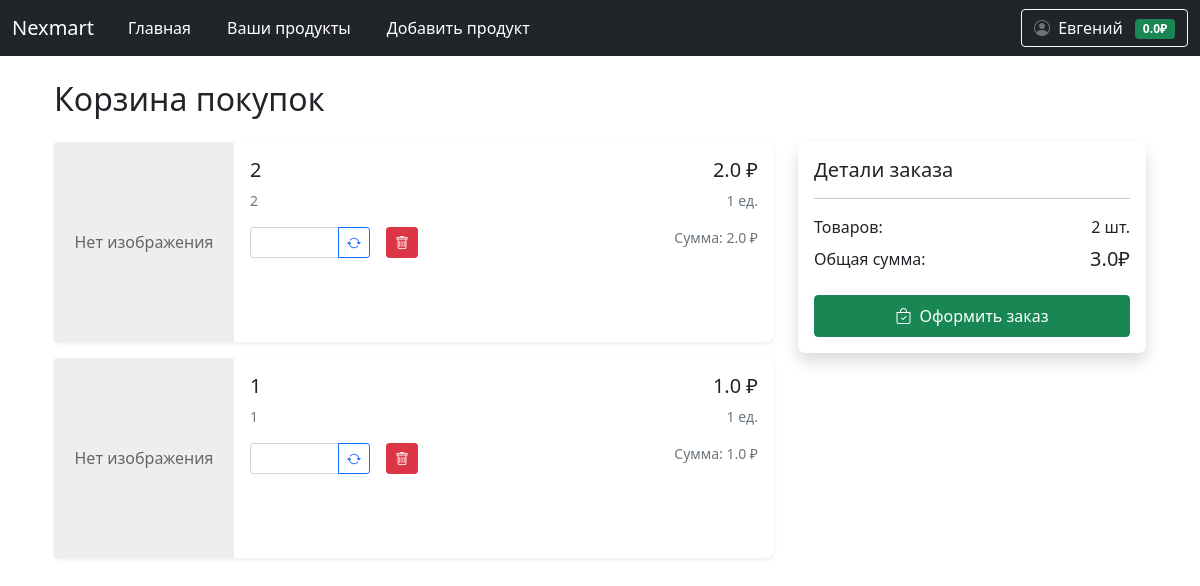
Page /user/cart (signed in) on the committed database.
### data/user.py (models this page shows, shortened)
class User(SqlAlchemyBase, UserMixin):
    __tablename__ = 'users'
    id = Column(Integer, primary_key=True, autoincrement=True)
    email = Column(String, unique=True, nullable=False)
    hashed_password = Column(String, nullable=False)
    surname = Column(String, nullable=False)
    name = Column(String, nullable=False)
    modified_date = Column(DateTime)
    balance = Column(Float, default=0.0, nullable=False)
    products = relationship("Product", back_populates="user")

### data/order.py (models this page shows)
class OrderItem(SqlAlchemyBase):
    __tablename__ = 'order_items'
    id = sqlalchemy.Column(sqlalchemy.Integer, primary_key=True, autoincrement=True)
    user_id = sqlalchemy.Column(sqlalchemy.Integer, sqlalchemy.ForeignKey("users.id"))
    product_id = sqlalchemy.Column(sqlalchemy.Integer, sqlalchemy.ForeignKey("products.id"))
    amount = sqlalchemy.Column(sqlalchemy.Integer, default=1)
    is_in_order = sqlalchemy.Column(sqlalchemy.Boolean, default=False)
    order_id = sqlalchemy.Column(sqlalchemy.Integer, sqlalchemy.ForeignKey("orders.id"), nullable=True)
    user = orm.relationship('User')
    product = orm.relationship('Product')
    order = orm.relationship('Order', back_populates='items')

### data/product.py (models this page shows)
class Product(SqlAlchemyBase):
    __tablename__ = 'products'
    id = sqlalchemy.Column(sqlalchemy.Integer, primary_key=True, autoincrement=True)
    name = sqlalchemy.Column(sqlalchemy.String, nullable=False)
    price = sqlalchemy.Column(sqlalchemy.Float, nullable=False)
    description = sqlalchemy.Column(sqlalchemy.Text)
    created_date = sqlalchemy.Column(sqlalchemy.DateTime, default=datetime.datetime.now)
    open = sqlalchemy.Column(sqlalchemy.Boolean)  # открыт ли продукт для общего доступа
    amount_available = sqlalchemy.Column(sqlalchemy.Integer)  # сколько есть продукта для продажи
    amount_sell = sqlalchemy.Column(sqlalchemy.Integer)  # сколько продано для статистики
    image = sqlalchemy.Column(sqlalchemy.String)
    user_id = sqlalchemy.Column(sqlalchemy.Integer, sqlalchemy.ForeignKey('users.id'))
    user = sqlalchemy.orm.relationship('User', back_populates='products')

### main.py (the view)
@app.route('/user/cart')
@login_required
def cart():
    db_sess = db_session.create_session()
    order_item = db_sess.query(OrderItem).filter(current_user.id == OrderItem.user_id).all()
    product_amount_sum = sum([i.amount for i in order_item])
    product_price_sum = sum([i.amount * i.product.price for i in order_item])
    return render_template('cart.html', products=order_item,
                           product_amount_sum=product_amount_sum, product_price_sum=product_price_sum)

### data/db_session.py (called while the page is built)
def create_session() -> Session:
    global __factory
    return __factory()

### main.py (called while the page is built)
@login_manager.user_loader
def load_user(user_id):
    db_sess = db_session.create_session()
    return db_sess.query(User).get(user_id)

### templates/cart.html (shortened to what this page needs)
{% extends "base.html" %}
{% block content %}
<div class="container">
    <h2 class="mb-4">Корзина покупок</h2>
    {% if products %}
    <div class="row mb-4">
        <div class="col-lg-8">
            {% for item in products %}
            <div class="card mb-3">
                <div class="row g-0">
                    <div class="col-md-3">
                        {% if item.product.image %}
                        <img src="{{ url_for('static', filename='upload/' + item.product.image) }}"
                             class="card-img-top product-image"
                             alt="{{ item.product.name }}">
                        {% else %}
                        <div class="card-img-top no-image">Нет изображения</div>
                        {% endif %}
                    </div>
                    <div class="col-md-6">
                        <div class="card-body">
                            <h5 class="card-title">{{ item.product.name }}</h5>
                            <p class="card-text text-muted small">{{ item.product.description|truncate(100) }}</p>
                            <div class="d-flex align-items-center">
                                <form method="POST" action="/user/cart/update/{{ item.product.id }}"
                                      class="me-3">
                                    <div class="input-group input-group-sm" style="width: 120px;">
                                        <input type="number"
                                               name="amount"
                                               class="form-control"
                                               value="{{ item.product.amount }}"
                                               min="1"
                                               max="{{ item.product.amount_available }}">
                                        <button type="submit" class="btn btn-outline-primary">
                                            <i class="bi bi-arrow-repeat"></i>
                                        </button>
                                    </div>
                                </form>
                                <form method="POST"
                                      action="">
                                    <a href="/user/cart/delete/{{item.id}}" class="btn btn-danger btn-sm">
                                        <i class="bi bi-trash"></i>
                                    </a>
                                </form>
                            </div>
                        </div>
                    </div>
                    <div class="col-md-3">
                        <div class="card-body text-end">
                            <p class="card-text h5">{{ item.product.price }} ₽</p>
                            <p class="text-muted small">{{item.amount}} ед.</p>
                            <p class="text-muted small">Сумма: {{ item.product.price * item.amount}} ₽</p>
                        </div>
                    </div>
                </div>
            </div>
            {% endfor %}
        </div>
        <div class="col-lg-4">
            <div class="card shadow">
                <div class="card-body">
                    <h5 class="card-title mb-3">Детали заказа</h5>
                    <hr>
                    <div class="d-flex justify-content-between mb-2">
                        <span>Товаров:</span>
                        <span>{{ product_amount_sum }} шт.</span>
                    </div>
                    <div class="d-flex justify-content-between mb-3">
                        <span>Общая сумма:</span>
                        <span class="h5">{{ product_price_sum }}₽</span>
                    </div>
                    <a href="/user/checkout" class="btn btn-success w-100 py-2">
                        <i class="bi bi-bag-check me-2"></i>Оформить заказ
                    </a>
                </div>
            </div>
        </div>
    </div>
    {% endif %}
</div>
{% endblock %}

### templates/base.html (shortened to what this page needs)
<!doctype html>
<html lang="ru">
<head>
                    <link href="https://cdn.jsdelivr.net/npm/bootstrap@5.0.2/dist/css/bootstrap.min.css" rel="stylesheet">
                    <link rel="stylesheet" href="https://cdn.jsdelivr.net/npm/bootstrap-icons@1.8.1/font/bootstrap-icons.css">
    <link rel="stylesheet" href="{{ url_for('static', filename='css/style.css') }}">
    <link rel="stylesheet" href="https://cdnjs.cloudflare.com/ajax/libs/font-awesome/6.5.1/css/all.min.css">
    <link rel="stylesheet" href="{{ url_for('static', filename='css/auth_styles.css') }}">
</head>
<body>
<header>
    <nav class="navbar navbar-expand-md navbar-dark bg-dark" aria-label="Fourth navbar example">
        <div class="container-fluid">
          <a class="navbar-brand" href="#">Nexmart</a>
          <div class="collapse navbar-collapse" id="navbarsExample04">
            <ul class="navbar-nav me-auto mb-2 mb-md-0">
              <li class="nav-item">
                <a class="nav-link active" aria-current="page" href="/">Главная</a>
              </li>
                {% if not current_user.is_authenticated %}
                <li class="nav-item">
                <a class="nav-link active" aria-current="page" href="/register"></a>
              </li>
                <li class="nav-item">
                <a class="nav-link active" aria-current="page" href="/login"></a>
              </li>
                {% else %}
                <li class="nav-item">
                <a class="nav-link active" href="/user/products">Ваши продукты</a>
              </li>
                <li class="nav-item">
                <a class="nav-link active" href="/user/products/add">Добавить продукт</a>
              </li>
                {% endif %}
            </ul>
            {% if current_user.is_authenticated %}
            <div class="d-flex align-items-center">
              <div class="dropdown">
                <button class="btn btn-outline-light dropdown-toggle" type="button" id="profileDropdown" data-bs-toggle="dropdown" aria-expanded="false">
                  <i class="bi bi-person-circle me-1"></i>
                  {{ current_user.name }}
                  <span class="badge bg-success ms-2">{{ current_user.balance }}₽</span>
                </button>
              </div>
            </div>
            {% else %}
            <div class="d-flex">
              <a href="/login" class="btn btn-outline-light me-2">Войти</a>
              <a href="/register" class="btn btn-success">Регистрация</a>
            </div>
            {% endif %}
          </div>
        </div>
      </nav>
</header>
<div class="container mt-4">
    {% block content %}{% endblock %}
</div>
</body>
</html>

### static/css/style.css (style rules this page uses)
.no-image { height: 200px; background: #eee; display: flex; align-items: center; justify-content: center; color: #666; }
.navbar-nav .nav-link { position: relative; transition: all 0.5s ease; margin: 0 10px; }
.navbar-nav .nav-link::after { content: ''; position: absolute; width: 0; height: 2px; bottom: 0; left: 50%; background-color: #90caf9; transition: all 0.3s ease; }
.dropdown-toggle { position: relative; transition: all 0.3s ease; }
.badge.bg-success { transition: all 0.3s ease; }
.card { border: none; border-radius: 0.5rem; box-shadow: 0 0.125rem 0.25rem rgba(0, 0, 0, 0.075); transition: all 0.3s ease; }
.bi-person-circle { color: #6c757d; transition: all 0.3s ease; }
.btn-success { transition: all 0.3s ease; }
.form-control { border-radius: 0.25rem; border: 1px solid #ced4da; transition: all 0.3s ease; }
.btn { position: relative; overflow: hidden; }
.btn::after { content: ''; position: absolute; top: 50%; left: 50%; width: 5px; height: 5px; background: rgba(255, 255, 255, 0.3); opacity: 0; border-radius: 50%; transform: scale(1, 1) translate(-50%, -50%); transform-origin: 50% 50%; }

### rows in the picture
User: name "Евгений", balance "0.0"
OrderItem: product.name "2", product.description "2", product.price "2.0", amount "1", item.product.price*item.amount "2.0"
OrderItem: product.name "1", product.description "1", product.price "1.0", amount "1", item.product.price*item.amount "1.0"

### other values in the picture
{{ product_amount_sum }} "2"
{{ product_price_sum }} "3.0"
